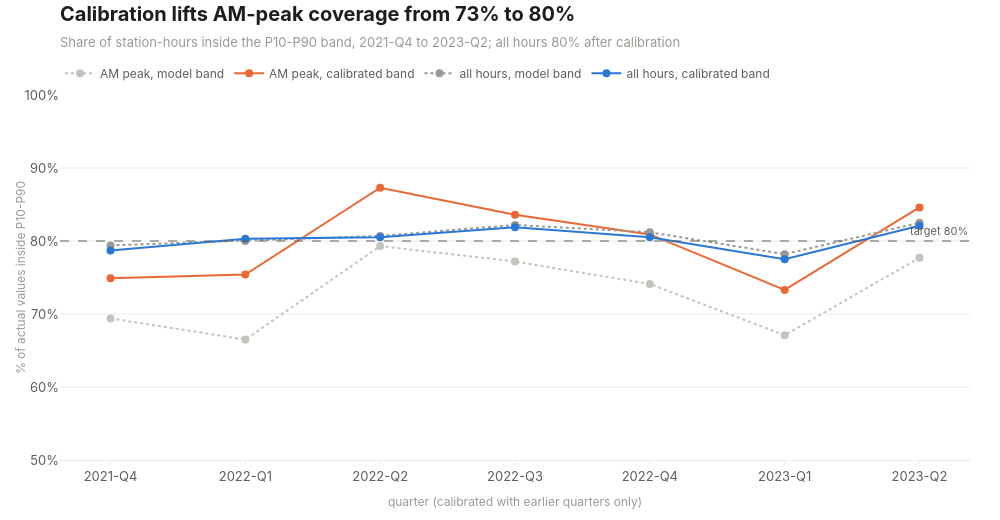

Notebook code for this chart:
### Code cell
fig = go.Figure()
series = [
    ("AM peak before", "AM peak, model band", viz.CONTEXT, "dot"),
    ("AM peak after", "AM peak, calibrated band", viz.CONTRAST, "solid"),
    ("before", "all hours, model band", viz.MUTED, "dot"),
    ("after", "all hours, calibrated band", viz.ACCENT, "solid"),
]
for column, label, color, dash in series:
    fig.add_trace(go.Scatter(
        x=list(coverage_by_fold.index), y=coverage_by_fold[column], mode="lines+markers", name=label,
        line=dict(color=color, width=2, dash=dash), marker=dict(size=8),
        hovertemplate="%{x}: %{y:.1f}% inside<extra>" + label + "</extra>",
    ))
fig.add_hline(y=80, line=dict(color=viz.INK2, width=1, dash="dash"))
fig.add_annotation(x=1, xref="paper", y=80, text="target 80%", showarrow=False, xanchor="right", yshift=10,
                   font=dict(size=11, color=viz.INK2))
fig.update_xaxes(title_text="quarter (calibrated with earlier quarters only)")
fig.update_yaxes(title_text="% of actual values inside P10-P90", ticksuffix="%", range=[50, 100])

after_all = coverage_table.loc["all hours", "coverage after %"]
after_am = coverage_table.loc[segment_order[0], "coverage after %"]
before_am = coverage_table.loc[segment_order[0], "coverage before %"]
title = f"Calibration lifts AM-peak coverage from {before_am:.0f}% to {after_am:.0f}%"
subtitle = f"Share of station-hours inside the P10-P90 band, 2021-Q4 to 2023-Q2; all hours {after_all:.0f}% after calibration"
viz.titled(fig, title, subtitle)
viz.save(fig, "10_calibration")
fig

### Figure 1 — Plotly figure (JSON) as saved in the notebook; plotly's stock layout.template omitted (floating-point values rounded to 4 significant figures)
{"data": [{"hovertemplate": "%{x}: %{y:.1f}% inside<extra>AM peak, model band</extra>", "line": {"color": "#c4c3bd", "dash": "dot", "width": 2}, "marker": {"size": 8}, "mode": "lines+markers", "name": "AM peak, model band", "type": "scatter", "x": ["2021-Q4", "2022-Q1", "2022-Q2", "2022-Q3", "2022-Q4", "2023-Q1", "2023-Q2"], "y": [69.4, 66.5, 79.3, 77.2, 74.1, 67.1, 77.7]}, {"hovertemplate": "%{x}: %{y:.1f}% inside<extra>AM peak, calibrated band</extra>", "line": {"color": "#eb6834", "dash": "solid", "width": 2}, "marker": {"size": 8}, "mode": "lines+markers", "name": "AM peak, calibrated band", "type": "scatter", "x": ["2021-Q4", "2022-Q1", "2022-Q2", "2022-Q3", "2022-Q4", "2023-Q1", "2023-Q2"], "y": [74.9, 75.4, 87.3, 83.6, 80.9, 73.3, 84.6]}, {"hovertemplate": "%{x}: %{y:.1f}% inside<extra>all hours, model band</extra>", "line": {"color": "#9a9993", "dash": "dot", "width": 2}, "marker": {"size": 8}, "mode": "lines+markers", "name": "all hours, model band", "type": "scatter", "x": ["2021-Q4", "2022-Q1", "2022-Q2", "2022-Q3", "2022-Q4", "2023-Q1", "2023-Q2"], "y": [79.4, 80.0, 80.7, 82.2, 81.2, 78.2, 82.5]}, {"hovertemplate": "%{x}: %{y:.1f}% inside<extra>all hours, calibrated band</extra>", "line": {"color": "#2a78d6", "dash": "solid", "width": 2}, "marker": {"size": 8}, "mode": "lines+markers", "name": "all hours, calibrated band", "type": "scatter", "x": ["2021-Q4", "2022-Q1", "2022-Q2", "2022-Q3", "2022-Q4", "2023-Q1", "2023-Q2"], "y": [78.7, 80.3, 80.5, 81.9, 80.5, 77.5, 82.1]}], "layout": {"annotations": [{"font": {"color": "#5f5e5a", "size": 11}, "showarrow": false, "text": "target 80%", "x": 1, "xanchor": "right", "xref": "paper", "y": 80, "yshift": 10}], "height": 520, "shapes": [{"line": {"color": "#5f5e5a", "dash": "dash", "width": 1}, "type": "line", "x0": 0, "x1": 1, "xref": "x domain", "y0": 80, "y1": 80, "yref": "y"}], "title": {"text": "<b>Calibration lifts AM-peak coverage from 73% to 80%</b><br><span style='font-size:13px;color:#9a9993'>Share of station-hours inside the P10-P90 band, 2021-Q4 to 2023-Q2; all hours 80% after calibration</span>"}, "width": 1000, "xaxis": {"title": {"text": "quarter (calibrated with earlier quarters only)"}}, "yaxis": {"range": [50, 100], "ticksuffix": "%", "title": {"text": "% of actual values inside P10-P90"}}}}
